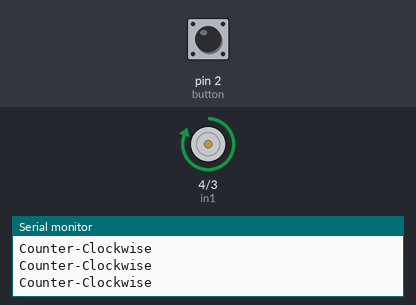
The sketch below on a simulated Arduino Uno, built with avr-gcc and run on an emulated ATmega328P. On the bench: motor-driver pin pairs drawn as motors (green arrow = first pin HIGH = forward, orange = second pin HIGH = backward, longer = more drive, scaled by the enable pin), the last lines printed to the serial monitor. The test bench sets the inputs (shaded band); at power-on: pin 2 (button) LOW.

Above: at 1.2 s.
1.3 s: pin 2 (button) pulled HIGH for 0.15 s
At 1.4 s:
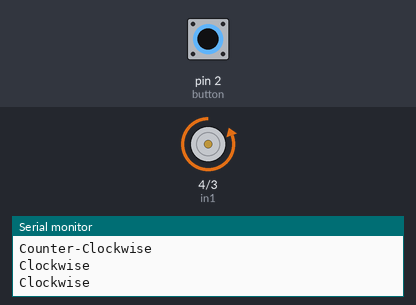
2.9 s: pin 2 (button) pulled HIGH for 1 s
At 4.7 s:
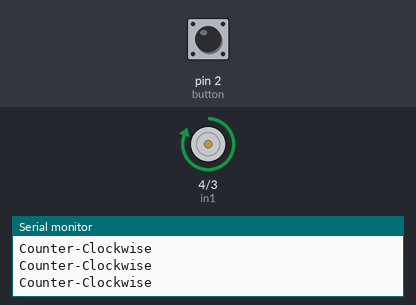
6.9 s: pin 2 (button) pulsed HIGH 2 times (0.12 s each, 0.3 s apart)
At 7.13 s:
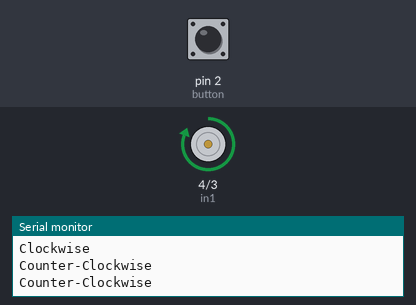
10.5 s: pin 2 (button) driven HIGH
At 11.5 s:
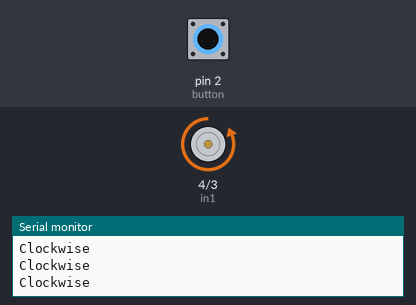
13.5 s: pin 2 (button) driven LOW
At 14.5 s:
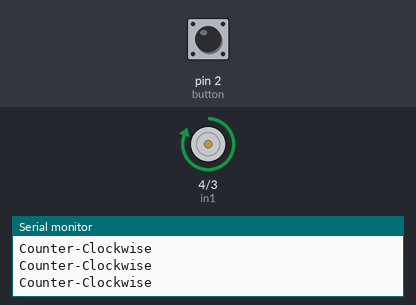
Timing chart, 0 to 16.0 s (numbered marks = the images above; inputs shaded):
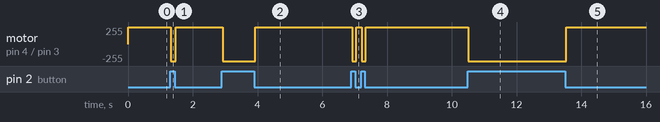

The sketch:

Assignment-1.ino
```cpp
#define MAX_SPEED 255

const int button = 2;

const int en1 = 5;
const int in1 = 4;
const int in2 = 3;

int buttonState;

void setup() {
	Serial.begin(9600);

	// Inputs
	pinMode(button, INPUT);

	// Outputs
	pinMode(en1, OUTPUT);
	pinMode(in1, OUTPUT);
	pinMode(in2, OUTPUT);
}

void loop() {
	analogWrite(en1, MAX_SPEED);
	buttonState = digitalRead(button);

	if(buttonState == HIGH) {
		Serial.println("Clockwise");

		digitalWrite(in1, LOW);
		digitalWrite(in2, HIGH);
	} else {
		Serial.println("Counter-Clockwise");

		digitalWrite(in1, HIGH);
		digitalWrite(in2, LOW);
	}
}
```

Measured:
- after the input at 1.3 s, motor on pin 4 (in1) / pin 3 (in2): forward 255/255 → backward 255/255 at once, → forward 255/255 0.15 s later
- after the input at 2.9 s, motor on pin 4 (in1) / pin 3 (in2): forward 255/255 → backward 255/255 at once, → forward 255/255 1.0 s later
- after the input at 6.9 s, motor on pin 4 (in1) / pin 3 (in2): alternates forward 255/255 for 0.17 s and backward 255/255 for 0.12 s, 4 changes in all, then stays forward 255/255, starting at once
- after the input at 10.5 s, motor on pin 4 (in1) / pin 3 (in2): forward 255/255 → backward 255/255 at once
- after the input at 13.5 s, motor on pin 4 (in1) / pin 3 (in2): backward 255/255 → forward 255/255 at once
